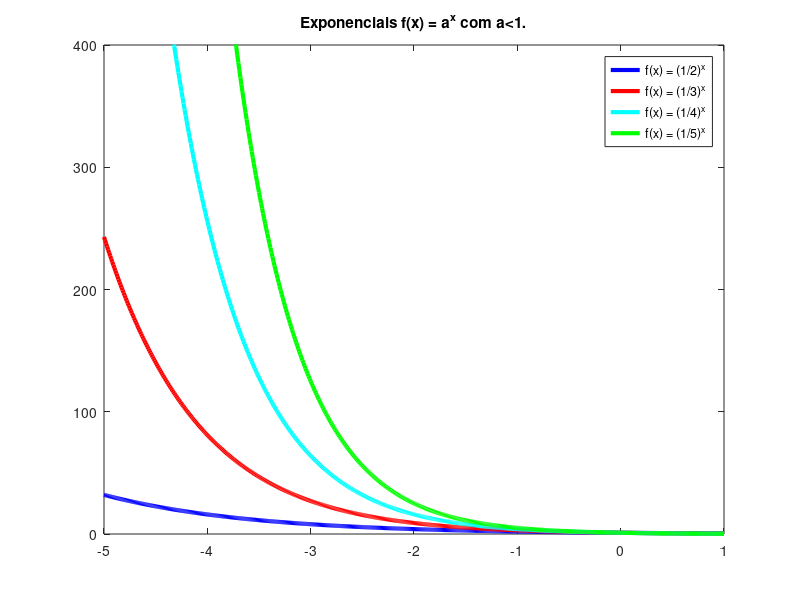

The MATLAB script that drew this image:
x = -5:0.01:1;
plot(x,(1/2).^x,'b','linewidth',3)
axis([-5 1 0 400])
hold on
plot(x,(1/3).^x,'r','linewidth',3)
plot(x,(1/4).^x,'c','linewidth',3)
plot(x,(1/5).^x,'g','linewidth',3)
title('Exponenciais f(x) = a^x com a<1.')
% Para fazer a legenda que identifica qual gráfico tem qual cor, 
% basta incluirmos o seguinte comando:
legend('f(x) = (1/2)^x', 'f(x) = (1/3)^x', 'f(x) = (1/4)^x', 'f(x) = (1/5)^x')
hold off